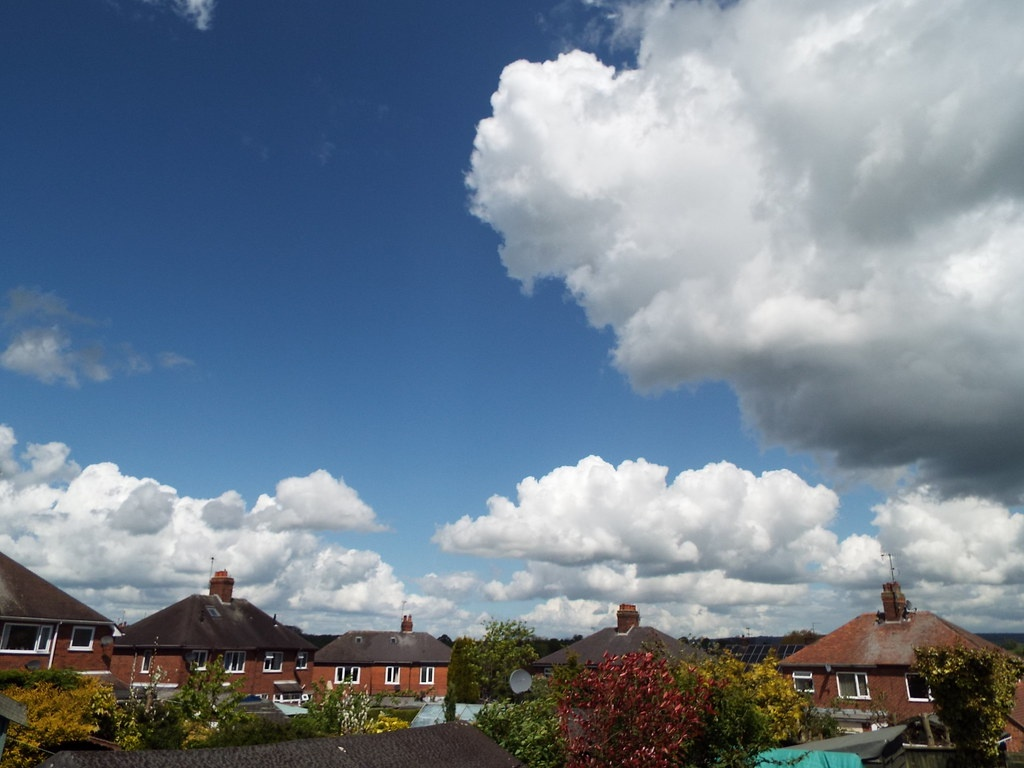
#> input picture data/raw/images/web_sample/cloud_formation/02b02f1d-5eff-42f9-9347-32813d2273e9_Cloud_formation_over_Cheadle_Staffs_1.jpg, 1024 x 768 px
$ python -i texture.py   (imports and definitions only)   (older library calls are emulated)
#> lines starting #> are read from the running program, lines starting #| are printed output that depends on the picture; after the words box and inside, x2 and y2 are one past the last pixel; in counts of white or black regions, pixels touching at a corner belong together
#> further down, picture is the input picture: shape (768, 1024, 3); mean B, G, R 142.7, 127.4, 113
### src/cloud_aesthetics/preprocessing/image_ops.py
from __future__ import annotations

from pathlib import Path

import cv2
import numpy as np

from cloud_aesthetics.settings import resolve_path


# [15 lines left out: functions read_rgb_image, resize_long_edge, not called in this run]


def rgb_to_gray(image: np.ndarray) -> np.ndarray:
    return cv2.cvtColor(image, cv2.COLOR_RGB2GRAY)


def estimate_cloud_mask(image: np.ndarray) -> np.ndarray:
    hsv = cv2.cvtColor(image, cv2.COLOR_RGB2HSV)
    brightness = hsv[:, :, 2]
    saturation = hsv[:, :, 1]
    mask = ((brightness > 110) & (saturation < 120)).astype(np.uint8)
    kernel = np.ones((5, 5), np.uint8)
    mask = cv2.morphologyEx(mask, cv2.MORPH_OPEN, kernel)
    mask = cv2.morphologyEx(mask, cv2.MORPH_CLOSE, kernel)
    return mask


# [8 lines left out: function estimate_saliency_map, not called in this run]

### src/cloud_aesthetics/features/texture.py
from __future__ import annotations

import cv2
import numpy as np
from skimage.feature import graycomatrix, graycoprops, local_binary_pattern
from skimage.filters import difference_of_gaussians
from skimage.measure import shannon_entropy

from cloud_aesthetics.preprocessing.image_ops import estimate_cloud_mask, rgb_to_gray


def _fractal_dimension(mask: np.ndarray) -> float:
    mask = mask.astype(bool)
    if mask.sum() == 0:
        return 0.0
    sizes = 2 ** np.arange(1, 6)
    counts = []
    for size in sizes:
        reduced = mask[: mask.shape[0] - (mask.shape[0] % size), : mask.shape[1] - (mask.shape[1] % size)]
        if reduced.size == 0:
            continue
        blocks = reduced.reshape(reduced.shape[0] // size, size, reduced.shape[1] // size, size)
        counts.append(np.sum(blocks.any(axis=(1, 3))))
    counts = np.array(counts, dtype=np.float32)
    valid = counts > 0
    if valid.sum() < 2:
        return 0.0
    coeffs = np.polyfit(np.log(sizes[valid]), np.log(counts[valid]), 1)
    return float(-coeffs[0])


def extract_texture_features(image: np.ndarray) -> dict[str, float]:
    gray = rgb_to_gray(image)
    edges = cv2.Canny(gray, 100, 200)
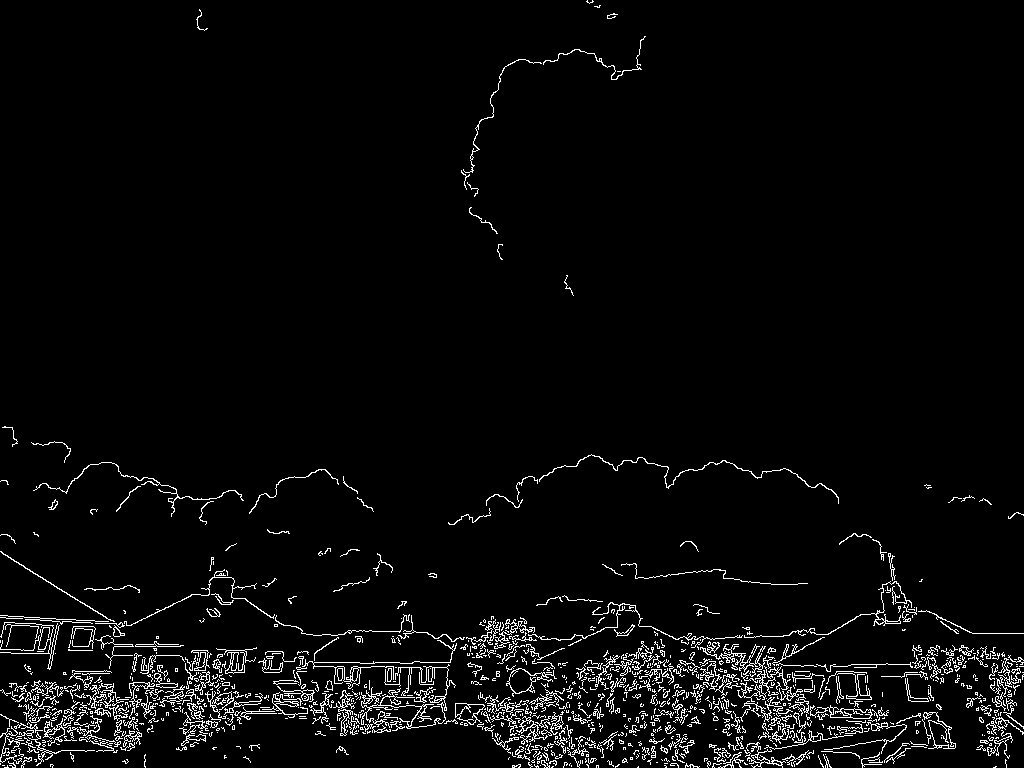
#> edges: shape (768, 1024); 3.7% white in thin lines or dots
    edge_density = float((edges > 0).mean())
#> edge_density = 0.0372
    grad_x = cv2.Sobel(gray, cv2.CV_32F, 1, 0, ksize=3)
    grad_y = cv2.Sobel(gray, cv2.CV_32F, 0, 1, ksize=3)
    orientations = (np.rad2deg(np.arctan2(grad_y, grad_x)) + 180.0) % 180.0
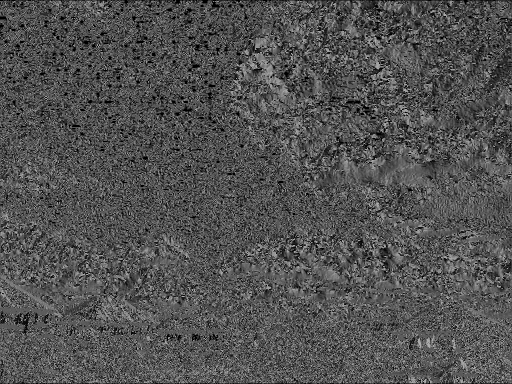
#> orientations: shape (768, 1024) float32 (shown at 1/2 size); min 0, max 179.9, mean 82.4
    orientation_hist, _ = np.histogram(orientations, bins=8, range=(0, 180), density=True)
#> orientation_hist = [0.00679, 0.00333, 0.00694, 0.00557, 0.00872, 0.00405, 0.00578, 0.00327]
    lbp = local_binary_pattern(gray, P=8, R=1, method="uniform")
    glcm = graycomatrix(gray, distances=[1], angles=[0, np.pi / 4], levels=256, symmetric=True, normed=True)
    cloud_mask = estimate_cloud_mask(image)
#> in estimate_cloud_mask, `mask = cv2.morphologyEx(mask, cv2.MORPH_CLOSE, kernel)`:
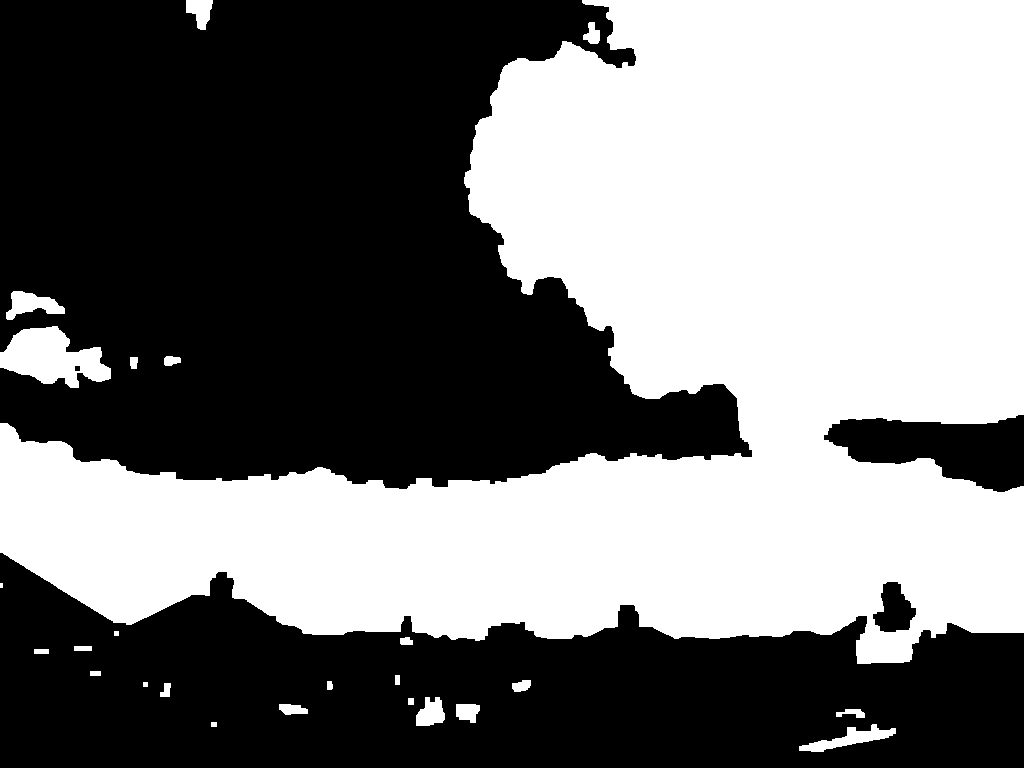
#> mask: shape (768, 1024); values 0 (black) and 1 (white), 47.2% white; 25 white regions (1 under 20 px), largest, box (x1, y1, x2, y2) and area: (0, 0, 1024, 664) 362119, (0, 326, 111, 388) 4160, (799, 724, 896, 752) 1000
    num_components, _, stats, _ = cv2.connectedComponentsWithStats((cloud_mask * 255).astype(np.uint8))
#> num_components = 26; stats = 26 rows, first 6: [0, 0, 1024, 768, 415044], [186, 0, 27, 30, 531], [0, 0, 1024, 664, 362119], [583, 22, 17, 22, 241], [6, 291, 59, 29, 920], [0, 326, 111, 62, 4160]
    component_areas = stats[1:, cv2.CC_STAT_AREA] if num_components > 1 else np.array([0])
#> component_areas = 25 values, max 362119 at index 1, min 15 at index 7, mean 14855.5
    blobs = cv2.SimpleBlobDetector_create().detect(gray)
#> blobs = 3 keypoints; (x, y, size): (426, 675, 10.1), (340, 674, 9.2), (305, 697, 6.4)
    dog = difference_of_gaussians(gray.astype(np.float32) / 255.0, 1, 4)
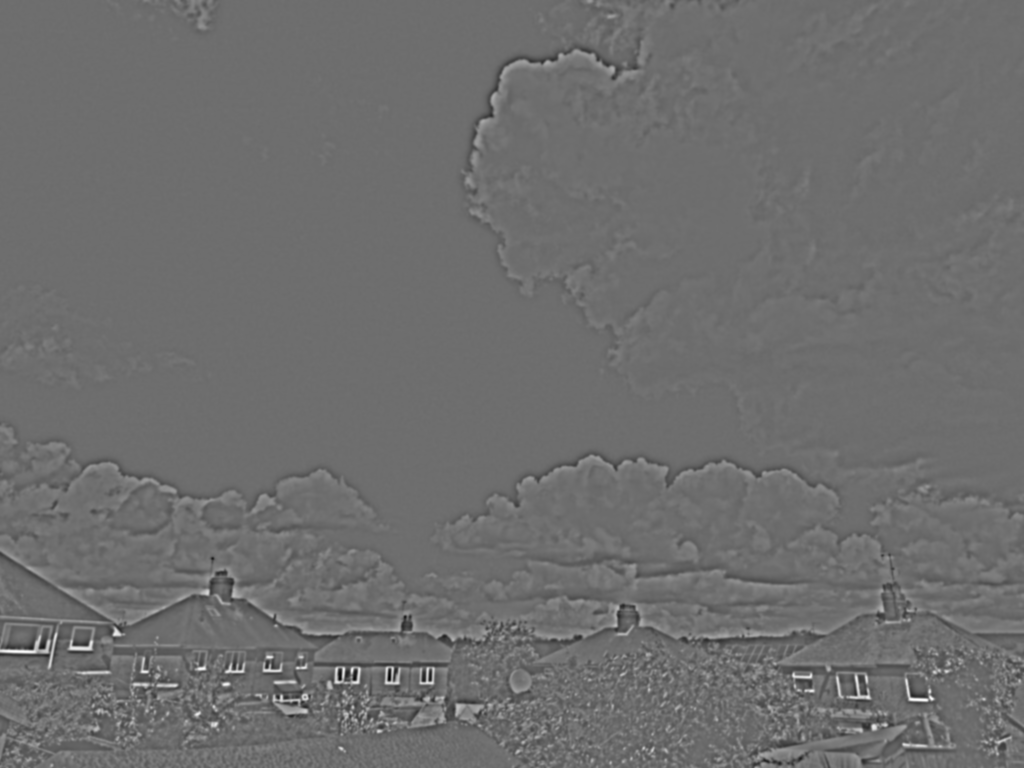
#> dog: shape (768, 1024) float32; min -0.342, max 0.449, mean -9.34e-07; drawn with min black and max white
    return {
        "edge_density": edge_density,
        "lbp_mean": float(lbp.mean()),
        "lbp_std": float(lbp.std()),
        "glcm_contrast": float(graycoprops(glcm, "contrast").mean()),
        "glcm_homogeneity": float(graycoprops(glcm, "homogeneity").mean()),
        "glcm_energy": float(graycoprops(glcm, "energy").mean()),
        "glcm_correlation": float(graycoprops(glcm, "correlation").mean()),
        "entropy": float(shannon_entropy(gray)),
        "blob_count": float(len(blobs)),
        "blob_area_mean": float(component_areas.mean()),
        "connected_components": float(max(num_components - 1, 0)),
        "dog_mean_abs": float(np.abs(dog).mean()),
        "fractal_dimension_proxy": _fractal_dimension(cloud_mask),
        **{f"edge_orientation_bin_{index}": float(value) for index, value in enumerate(orientation_hist)},
    }
#> after the loop in _fractal_dimension, `for size in sizes:`: counts = [93595, 23786, 6136, 1632, 450]
#> in _fractal_dimension, `valid = counts > 0`: valid = [True, True, True, True, True]
#> in _fractal_dimension, `coeffs = np.polyfit(np.log(sizes[valid]), np.log(counts[valid]), 1)`: coeffs = [-1.93, 12.76]

>>> import cv2
>>> picture = cv2.imread('../../../data/raw/images/web_sample/cloud_formation/02b02f1d-5eff-42f9-9347-32813d2273e9_Cloud_formation_over_Cheadle_Staffs_1.jpg')
>>> result = extract_texture_features(picture)
#> result = 21 items

$ run again, on data/raw/images/web_sample/cloud_formation/03863335-9490-44b1-b578-1fe28373274f_Cloud_Formation.jpg
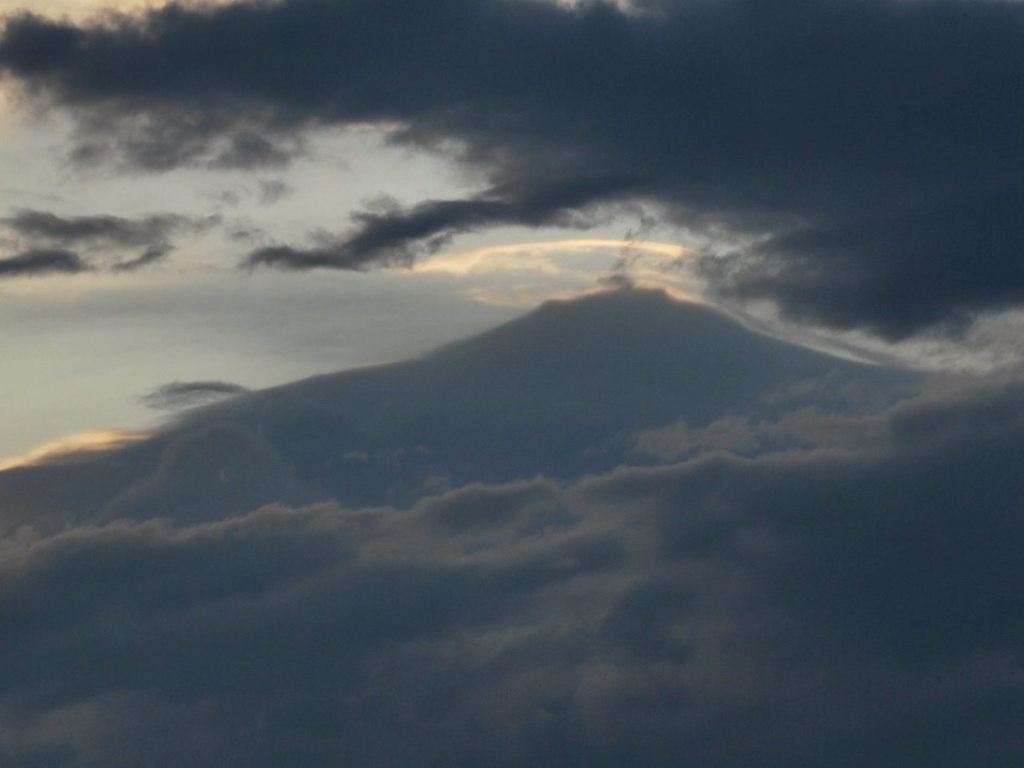
#> input picture data/raw/images/web_sample/cloud_formation/03863335-9490-44b1-b578-1fe28373274f_Cloud_Formation.jpg, 1024 x 768 px
#> picture is the input picture: shape (768, 1024, 3); mean B, G, R 90.2, 83.2, 74.6
#> in extract_texture_features, `edges = cv2.Canny(gray, 100, 200)`:
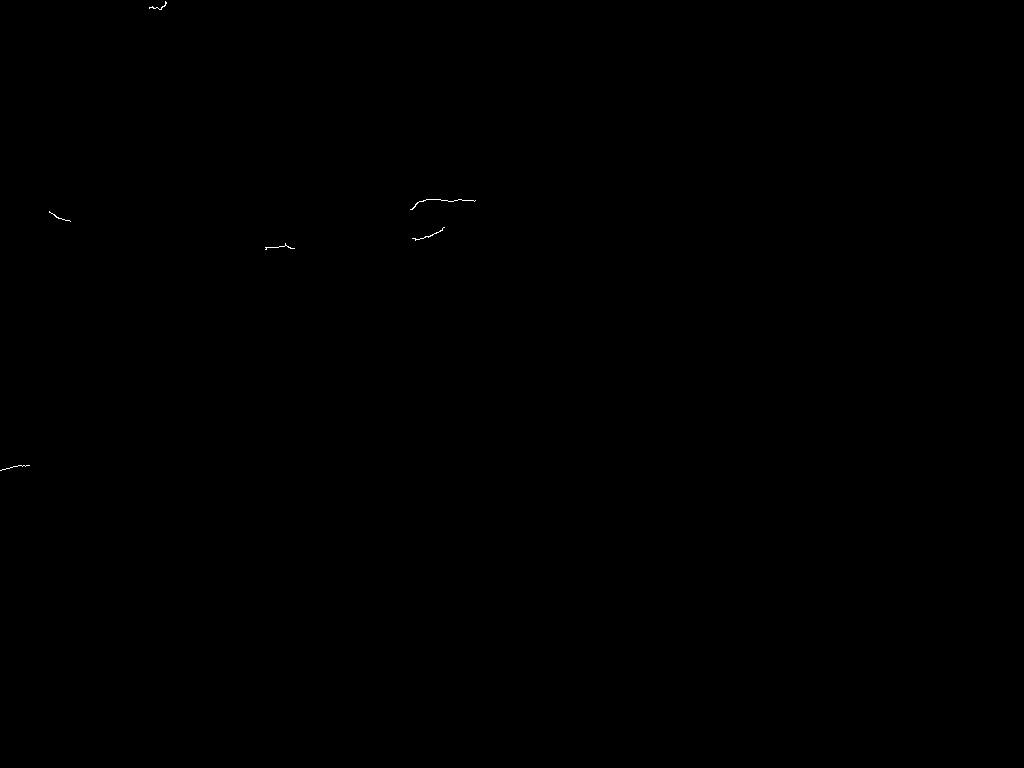
#> edges: shape (768, 1024); 0.03% white in thin lines or dots, all inside (x1, y1, x2, y2) = (0, 1, 476, 471)
#> edge_density = 0.000306
#> orientation_hist = [0.00723, 0.00256, 0.0077, 0.00564, 0.00927, 0.00341, 0.00603, 0.0026]
#> hsv: shape (768, 1024, 3); mean H, S, V 30.6, 67.7, 93
#> num_components = 5; stats = [[0, 0, 1024, 768, 630478], [0, 0, 234, 35, 4269], [555, 0, 25, 9, 182], [615, 0, 16, 13, 164], [0, 72, 1024, 399, 151339]]
#> component_areas = [4269, 182, 164, 151339]
#> blobs = ()
#> in extract_texture_features, `dog = difference_of_gaussians(gray.astype(np.float32) / 255.0, 1, 4)`:
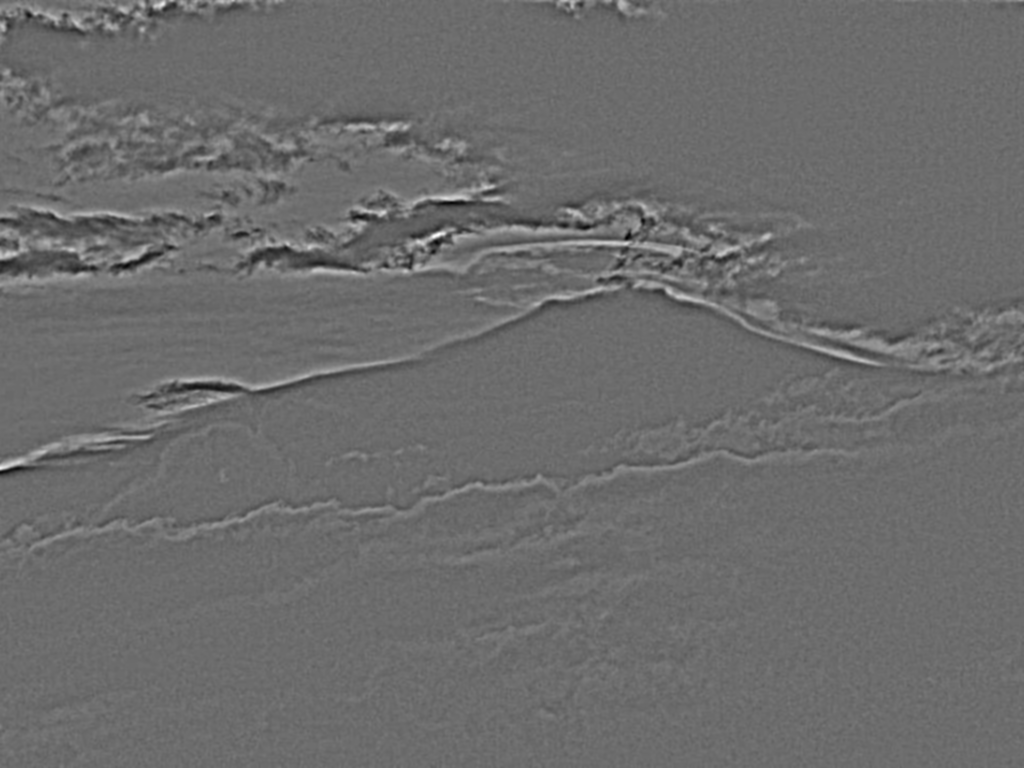
#> dog: shape (768, 1024) float32; min -0.084, max 0.113, mean -3e-05; drawn with min black and max white
#> after the loop in _fractal_dimension, `for size in sizes:`: counts = [39606, 10225, 2710, 754, 218]
#> valid = [True, True, True, True, True]
#> coeffs = [-1.88, 11.85]
#> result = 21 items
